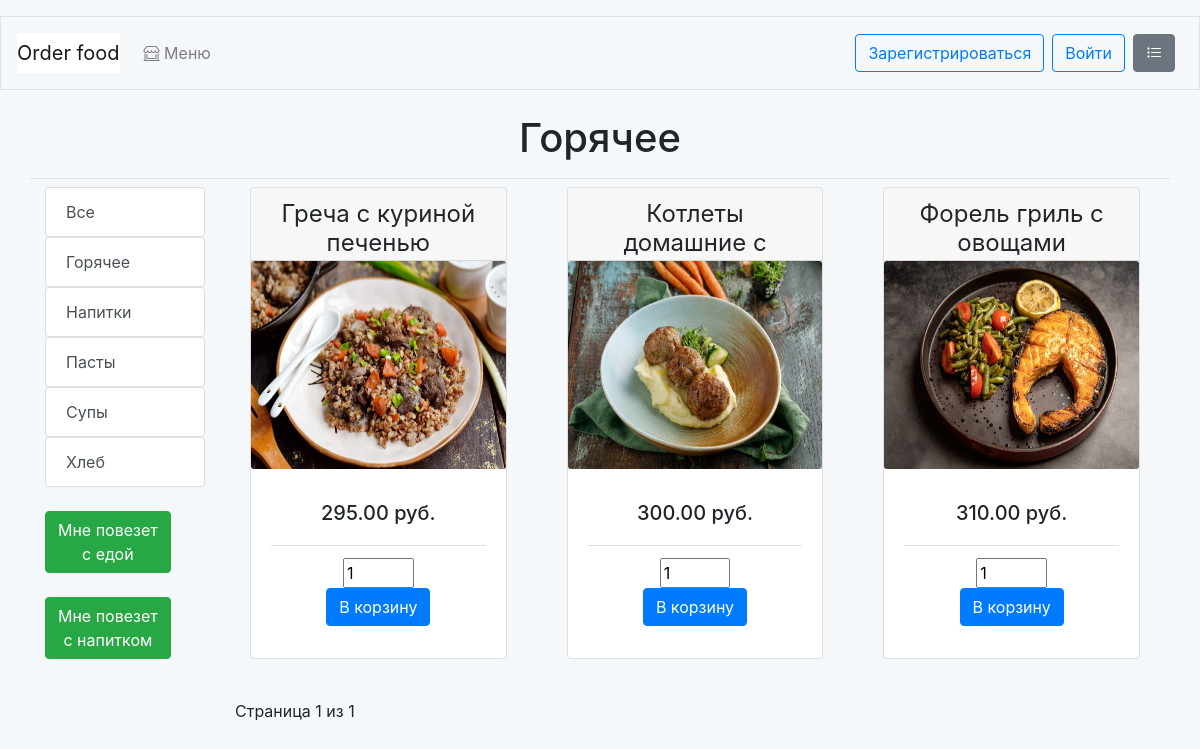
Screenshot of /goryachee/ with the database file from the repository.
### food_order/models.py (models this page shows, shortened)
class Category(models.Model):
    name = models.CharField(max_length=200)
    slug = models.SlugField(max_length=200,
                            unique=True)
    class Meta:
        ordering = ['name']
        indexes = [
            models.Index(fields=['name']),
        ]
        verbose_name = 'category'
        verbose_name_plural = 'categories'
    def get_absolute_url(self):
        return reverse('food_order:dish_list_by_category',
                       args=[self.slug])

class Dish(models.Model):
    category = models.ForeignKey(Category,
                                 related_name='dishes',
                                 on_delete=models.CASCADE,
                                 default=None)
    name = models.CharField(max_length=50)
    slug = models.SlugField(max_length=50,
                            unique=True)
    image = models.ImageField(upload_to='dishes/%Y/%m/%d',
                              blank=True)
    description = models.TextField(blank=True)
    composition = models.CharField(max_length=250)
    price = models.DecimalField(max_digits=10,
                                decimal_places=2)
    available = models.BooleanField(default=True)
    created = models.DateTimeField(auto_now_add=True)
    updated = models.DateTimeField(auto_now=True)
    class Meta:
        ordering = ['name']
        indexes = [
            models.Index(fields=['id', 'slug']),
            models.Index(fields=['name']),
            models.Index(fields=['-created']),
        ]
    def get_absolute_url(self):
        return reverse('food_order:dish_detail',
                       args=[self.id, self.slug])

### food_order/views.py (the view)
def dish_list(request, category_slug=None):
    category = None
    categories = Category.objects.all()
    dishes_list = Dish.objects.filter(available=True)
    if category_slug:
        category = get_object_or_404(Category,
                                     slug=category_slug)
        dishes_list = dishes_list.filter(category=category)
    paginator = Paginator(dishes_list, 6)
    page_number = request.GET.get('page', 1)
    try:
        dishes = paginator.page(page_number)
    except PageNotAnInteger:
        dishes = paginator.page(1)
    except EmptyPage:
        dishes = paginator.page(paginator.num_pages)
    cart_dish_form = CartAddDishForm()
    return render(request,
                  'food_order/dish/list.html',
                  {'category': category,
                   'categories': categories,
                   'dishes': dishes,
                   'cart_dish_form': cart_dish_form})

### cart/forms.py
class CartAddDishForm(forms.Form):
    quantity = forms.IntegerField(
        widget=forms.NumberInput(attrs={'style': 'width:7ch',
                                        'value': 1,
                                        'min': 1,
                                        'max': 20,
                                        'step': 1}),
        required=False,
        initial=1,
        label="")
    override = forms.BooleanField(required=False,
                                  initial=False,
                                  widget=forms.HiddenInput)

### cart/cart.py (called while the page is built)
    def __len__(self):
        return sum(item['quantity'] for item in self.cart.values())

### cart/context_processors.py (called while the page is built)
def cart(request):
    return {'cart': Cart(request)}

### food_order/templates/food_order/dish/list.html (shortened to what this page needs)
{% extends "food_order/base.html" %}
{% load static %}
{% block page_header %}
  <div class="text-center"><h1>{% if category %}{{ category.name }}{% else %}Меню{% endif %}</h1></div>
{% endblock %}
{% block content %}
  <section id="about">
    <div class="container">
      <div class="row">
        <div class="col-3 col-sm-3 col-md-2">
          <div class="list_group">
            <or {% if not category %}class="selected"{% endif %}>
              <a href="{% url 'food_order:dish_list' %}" class="list-group-item list-group-item-action">Все</a>
            </or>
            {% for c in categories %}
              <or {% if category.slug == c.slug %}class="selected"{% endif %}>
                <a href="{{ c.get_absolute_url }}" class="list-group-item list-group-item-action">{{ c.name }}</a>
              </or>
            {% endfor %}
          </div>
          <div>
            <br>
              <form action="{% url 'cart:cart_add_random_food' %}" method="post">
                <button role="submit" class="btn center btn-success">Мне повезет <br> с едой</button>
              </form>
            <br>
              <form action="{% url 'cart:cart_add_random_drink' %}" method="post">
                <button role="submit" class="btn btn-success">Мне повезет <br> с напитком</button>
              </form>
            <br>
          </div>
        </div>
        <div class="col-8 col-sm-9 col-md-10 ">
          <div class="row-cols-1 row-cols-sm-1 row-cols-md-2">
            <div class="card-deck mb-3 text-center">
              {% for dish in dishes %}
              <div class="col-12 col-sm-12 col-md-6 col-lg-6 col-xl-4">
                <div class="card mb-4 box-shadow">
                  <div class="card-header">
                    <h4 class="my-0 font-weight-normal" style="height: 3rem">{{ dish.name }}</a></h4>
                  </div>
                    <a href="{{ dish.get_absolute_url }}">
                      <img class="card-img w-30 h-20"
                        style="height: 13rem"
                        src="{% if dish.image %}{{ dish.image.url }}
                              {% else %}{% static 'img/no_image.png' %}{% endif %}"
                        alt="">
                    </a>
                  <div class="card-body">
                    <ul class="list-group list-group-flush">
                      <li class="list-group-item card-text text-center"><h5>{{ dish.price }} руб.</h5></li>
                      <li class="list-group-item text-center">
                        <form action="{% url 'cart:cart_add' dish.id %}" method="post">
                          {{ cart_dish_form }}
                          <button role="submit" class="btn btn-primary">В корзину</button>
                        </form>
                      </li>
                    </ul>
                  </div>
                </div>
              </div>
              {% endfor %}
            </div>
          </div>
          {% include "pagination.html" with page=dishes %}
        </div>
      </div>
    </div>
  </section>
{% endblock %}

### food_order/static/css/base.css (style rules this page uses)
body { padding-top: 1em; background-color: #F5F8FA; }

### rows the page displays
Category: name "Горячее"
Category: name "Напитки"
Category: name "Пасты"
Category: name "Супы"
Category: name "Хлеб"
Dish: name "Греча с куриной печенью", image (picture), price "295.00", quantity "1"
Dish: name "Котлеты домашние с…", image (picture), price "300.00", quantity "1"
Dish: name "Форель гриль с овощами", image (picture), price "310.00", quantity "1"

### other values shown
{{ page.number }} "1"
{{ page.paginator.num_pages }} "1"
